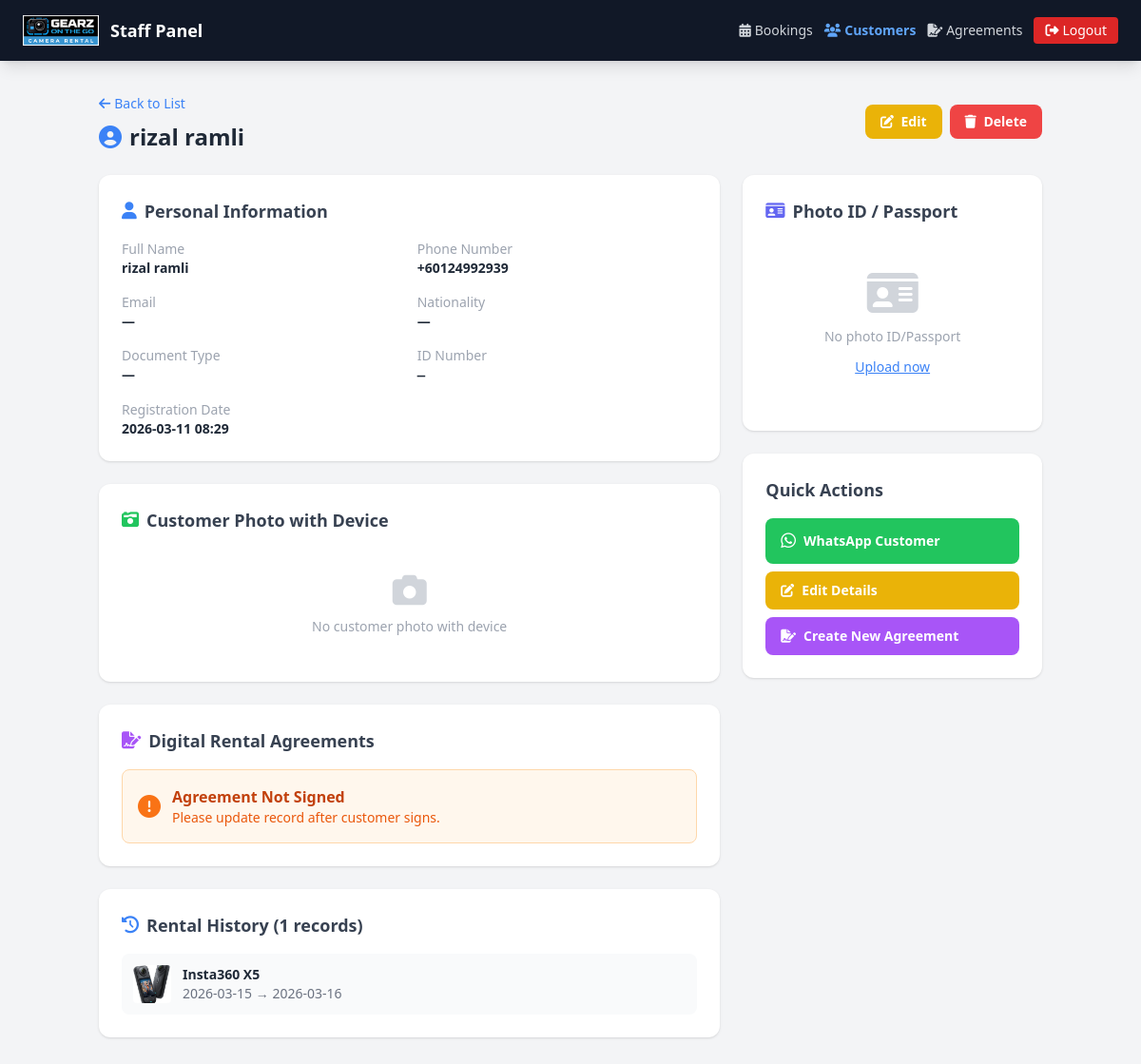
The page /staff/customers/2 (signed in) on the database its author committed.
### tables this page shows
CREATE TABLE customers (
        id              INTEGER PRIMARY KEY AUTOINCREMENT,
        full_name       TEXT NOT NULL,
        phone           TEXT NOT NULL,
        email           TEXT,
        nationality     TEXT,
        id_type         TEXT,
        id_number       TEXT,
        id_photo        TEXT,
        agreement_signed INTEGER DEFAULT 0,
        agreement_date  TEXT,
        notes           TEXT,
        created_at      TEXT DEFAULT CURRENT_TIMESTAMP
    );

CREATE TABLE bookings (
        id INTEGER PRIMARY KEY AUTOINCREMENT,
        camera_id TEXT NOT NULL,
        start_date TEXT NOT NULL,
        end_date TEXT NOT NULL,
        customer_name TEXT,
        customer_phone TEXT,
        notes TEXT,
        created_at TEXT DEFAULT CURRENT_TIMESTAMP
    , customer_id INTEGER REFERENCES customers(id), nationality TEXT, customer_photo TEXT, booking_mode TEXT, pickup_time TEXT, return_time TEXT, status TEXT DEFAULT 'confirmed', booking_ref TEXT, deposit_amount REAL DEFAULT 200, deposit_status TEXT DEFAULT 'unpaid', total_price REAL, price_per_day REAL, source TEXT DEFAULT 'staff', customer_email TEXT, customer_ic TEXT, unit_id INTEGER, return_reminder_sent INTEGER DEFAULT 0, actual_pickup_datetime TEXT, accessories_json TEXT, booking_type TEXT DEFAULT "ONLINE", payment_status TEXT DEFAULT "Paid Online", rental_status TEXT DEFAULT "Pending Pickup", pickup_confirmed_at TEXT, return_processed_at TEXT, checklist_json TEXT, return_reminder_24h_sent INTEGER DEFAULT 0, pickup_id_photo TEXT, pickup_equipment_photo TEXT, pickup_signature TEXT);

### app.py (the view)
@app.route('/staff/customers/<int:cust_id>')
@login_required
def customer_detail(cust_id):
    conn = get_db()
    customer = conn.execute("SELECT * FROM customers WHERE id = ?", (cust_id,)).fetchone()
    if not customer:
        conn.close()
        abort(404)
    bookings = conn.execute(
        "SELECT * FROM bookings WHERE customer_id = ? ORDER BY start_date DESC",
        (cust_id,)
    ).fetchall()
    customer_photos = []
    for b in bookings:
        if b['customer_photo']:
            customer_photos.append({
                'filename': b['customer_photo'],
                'camera': CAMERA_MAP.get(b['camera_id'], {}).get('name', b['camera_id']),
                'date': b['start_date']
            })
    cust_phone = customer['phone']
    agreements = []
    if cust_phone:
        agreements = conn.execute(
            "SELECT * FROM agreements WHERE customer_phone = ? ORDER BY signed_at DESC",
            (cust_phone,)
        ).fetchall()
    conn.close()
    return render_template('customer_detail.html', customer=customer, bookings=bookings,
                           customer_photos=customer_photos, agreements=agreements, camera_map=CAMERA_MAP)

### app.py (called while the page is built)
def get_db():
    conn = sqlite3.connect(DB_PATH, timeout=10)  # 10s timeout to avoid blocking
    conn.row_factory = sqlite3.Row
    conn.execute('PRAGMA journal_mode=WAL')  # WAL mode allows concurrent reads
    conn.execute('PRAGMA busy_timeout=5000')  # 5s busy timeout
    return conn

def login_required(f):
    @wraps(f)
    def decorated(*args, **kwargs):
        if not session.get('logged_in'):
            return redirect(url_for('staff_login'))
        return f(*args, **kwargs)
    return decorated

### templates/customer_detail.html (shortened to what this page needs)
<!DOCTYPE html>
<html lang="en">
<head>
<script src="https://cdn.tailwindcss.com"></script>
<link rel="stylesheet" href="https://cdnjs.cloudflare.com/ajax/libs/font-awesome/6.5.0/css/all.min.css"/>
</head>
<body class="bg-gray-100 min-h-screen">
<nav class="bg-gray-900 text-white px-6 py-4 flex items-center justify-between shadow-lg">
  <div class="flex items-center gap-3">
    <img src="/static/logo.png" alt="Logo" class="h-8" onerror="this.style.display='none'"/>
    <span class="font-bold text-lg">Staff Panel</span>
  </div>
  <div class="flex items-center gap-3">
    <a href="/staff" class="text-gray-300 hover:text-white text-sm"><i class="fas fa-calendar-alt mr-1"></i>Bookings</a>
    <a href="/staff/customers" class="text-blue-400 font-semibold text-sm"><i class="fas fa-users mr-1"></i>Customers</a>
    <a href="/staff/agreements" class="text-gray-300 hover:text-white text-sm"><i class="fas fa-file-signature mr-1"></i>Agreements</a>
    <a href="/staff/logout" class="bg-red-600 hover:bg-red-700 px-3 py-1 rounded text-sm"><i class="fas fa-sign-out-alt mr-1"></i>Logout</a>
  </div>
</nav>
<div class="max-w-5xl mx-auto px-4 py-8">
  <div class="mb-6 flex items-center justify-between flex-wrap gap-3">
    <div>
      <a href="/staff/customers" class="text-blue-500 hover:underline text-sm"><i class="fas fa-arrow-left mr-1"></i>Back to List</a>
      <h1 class="text-2xl font-bold text-gray-800 mt-2"><i class="fas fa-user-circle text-blue-500 mr-2"></i>{{ customer.full_name }}</h1>
    </div>
    <div class="flex gap-2">
      <a href="/staff/customers/{{ customer.id }}/edit" class="bg-yellow-500 hover:bg-yellow-600 text-white px-4 py-2 rounded-lg font-semibold text-sm">
        <i class="fas fa-edit mr-1"></i> Edit
      </a>
      <form method="POST" action="/staff/customers/{{ customer.id }}/delete" onsubmit="return confirm('Delete this customer record? This action cannot be undone.')">
        <button type="submit" class="bg-red-500 hover:bg-red-600 text-white px-4 py-2 rounded-lg font-semibold text-sm">
          <i class="fas fa-trash mr-1"></i> Delete
        </button>
      </form>
    </div>
  </div>
  <div class="grid grid-cols-1 lg:grid-cols-3 gap-6">
    <div class="lg:col-span-2 space-y-6">
      <div class="bg-white rounded-xl shadow p-6">
        <h2 class="font-bold text-gray-700 text-lg mb-4 flex items-center gap-2">
          <i class="fas fa-user text-blue-500"></i> Personal Information
        </h2>
        <div class="grid grid-cols-2 gap-4 text-sm">
          <div>
            <span class="text-gray-400 block">Full Name</span>
            <span class="font-semibold text-gray-800">{{ customer.full_name }}</span>
          </div>
          <div>
            <span class="text-gray-400 block">Phone Number</span>
            <span class="font-semibold text-gray-800">{{ customer.phone }}</span>
          </div>
          <div>
            <span class="text-gray-400 block">Email</span>
            <span class="font-semibold text-gray-800">{{ customer.email or '—' }}</span>
          </div>
          <div>
            <span class="text-gray-400 block">Nationality</span>
            <span class="font-semibold text-gray-800">{{ customer.nationality or '—' }}</span>
          </div>
          <div>
            <span class="text-gray-400 block">Document Type</span>
            <span class="font-semibold text-gray-800">{{ customer.id_type or '—' }}</span>
          </div>
          <div>
            <span class="text-gray-400 block">ID Number</span>
            <span class="font-semibold text-gray-800 font-mono">{{ customer.id_number or '—' }}</span>
          </div>
          <div class="col-span-2">
            <span class="text-gray-400 block">Registration Date</span>
            <span class="font-semibold text-gray-800">{{ customer.created_at[:16] if customer.created_at else '—' }}</span>
          </div>
        </div>
      </div>
      <div class="bg-white rounded-xl shadow p-6">
        <h2 class="font-bold text-gray-700 text-lg mb-4 flex items-center gap-2">
          <i class="fas fa-camera-retro text-green-500"></i> Customer Photo with Device
        </h2>
        {% if customer_photos %}
        <div class="grid grid-cols-1 sm:grid-cols-2 gap-4">
          {% for photo in customer_photos %}
          <div class="photo-card bg-gray-50 rounded-lg overflow-hidden border border-gray-200">
            <img src="/staff/uploads/{{ photo.filename }}" alt="Customer Photo"
              class="w-full h-48 object-cover cursor-pointer"
              onclick="openModal('/staff/uploads/{{ photo.filename }}')"/>
            <div class="p-3">
              <p class="text-sm font-semibold text-gray-700"><i class="fas fa-camera text-blue-400 mr-1"></i>{{ photo.camera }}</p>
              <p class="text-xs text-gray-400"><i class="fas fa-calendar mr-1"></i>{{ photo.date }}</p>
              <a href="/staff/uploads/{{ photo.filename }}" download class="mt-2 inline-flex items-center gap-1 text-blue-500 text-xs hover:underline">
                <i class="fas fa-download"></i> Download
              </a>
            </div>
          </div>
          {% endfor %}
        </div>
        {% else %}
        <div class="text-center py-6 text-gray-300">
          <i class="fas fa-camera text-4xl mb-2 block"></i>
          <p class="text-sm text-gray-400">No customer photo with device</p>
        </div>
        {% endif %}
      </div>
      <div class="bg-white rounded-xl shadow p-6">
        <h2 class="font-bold text-gray-700 text-lg mb-4 flex items-center gap-2">
          <i class="fas fa-file-signature text-purple-500"></i> Digital Rental Agreements
        </h2>
        {% if agreements %}
        <div class="space-y-3">
          {% for ag in agreements %}
          <a href="/staff/agreements/{{ ag.id }}" class="block bg-purple-50 hover:bg-purple-100 border border-purple-200 rounded-lg p-4 transition">
            <div class="flex items-center justify-between">
              <div>
                <p class="font-semibold text-purple-700"><i class="fas fa-file-contract mr-1"></i>{{ ag.equipment }}</p>
                <p class="text-sm text-purple-500">{{ ag.pickup_date }} → {{ ag.return_date }}</p>
                <p class="text-xs text-gray-500 mt-1">Deposit: RM{{ ag.deposit }} | Signed: {{ ag.signed_at }}</p>
              </div>
              <div class="flex items-center gap-2">
                <span class="bg-green-100 text-green-700 px-3 py-1 rounded-full text-xs font-bold">
                  <i class="fas fa-check mr-1"></i>Signed
                </span>
                <i class="fas fa-chevron-right text-purple-300"></i>
              </div>
            </div>
          </a>
          {% endfor %}
        </div>
        {% else %}
        <div class="flex items-center gap-3 bg-orange-50 border border-orange-200 rounded-lg p-4">
          <i class="fas fa-exclamation-circle text-orange-500 text-2xl"></i>
          <div>
            <p class="font-bold text-orange-700">Agreement Not Signed</p>
            <p class="text-orange-600 text-sm">Please update record after customer signs.</p>
          </div>
        </div>
        {% endif %}
      </div>
      <div class="bg-white rounded-xl shadow p-6">
        <h2 class="font-bold text-gray-700 text-lg mb-4 flex items-center gap-2">
          <i class="fas fa-history text-blue-500"></i> Rental History ({{ bookings|length }} records)
        </h2>
        {% if bookings %}
        <div class="space-y-3">
          {% for b in bookings %}
          <div class="flex items-center gap-3 bg-gray-50 rounded-lg p-3 text-sm">
            {% set cam = camera_map.get(b['camera_id'], {}) %}
            {% if cam.get('image') %}
            <img src="/static/{{ cam['image'] }}" class="w-10 h-10 rounded object-cover" alt=""/>
            {% else %}
            <i class="fas fa-camera text-blue-400 text-lg"></i>
            {% endif %}
            <div class="flex-1">
              <p class="font-semibold text-gray-800">{{ cam.get('name', b['camera_id']) }}</p>
              <p class="text-gray-500">{{ b['start_date'] }} → {{ b['end_date'] }}</p>
            </div>
          </div>
          {% endfor %}
        </div>
        {% else %}
        <p class="text-gray-400 text-sm">No rental records for this customer.</p>
        {% endif %}
      </div>
    </div>
    <div class="space-y-6">
      <div class="bg-white rounded-xl shadow p-6">
        <h2 class="font-bold text-gray-700 text-lg mb-4 flex items-center gap-2">
          <i class="fas fa-id-card text-indigo-500"></i> Photo ID / Passport
        </h2>
        {% if customer.id_photo %}
        <div class="text-center">
          <img src="/staff/uploads/{{ customer.id_photo }}" alt="ID Photo"
            class="w-full rounded-lg shadow border border-gray-200 cursor-pointer"
            onclick="openModal('/staff/uploads/{{ customer.id_photo }}')"/>
          <p class="text-xs text-gray-400 mt-2">Click image to enlarge</p>
          <a href="/staff/uploads/{{ customer.id_photo }}" download class="mt-3 inline-flex items-center gap-2 bg-blue-100 hover:bg-blue-200 text-blue-700 px-4 py-2 rounded-lg text-sm font-semibold">
            <i class="fas fa-download"></i> Download
          </a>
        </div>
        {% else %}
        <div class="text-center py-8 text-gray-300">
          <i class="fas fa-id-card text-5xl mb-3 block"></i>
          <p class="text-sm text-gray-400">No photo ID/Passport</p>
          <a href="/staff/customers/{{ customer.id }}/edit" class="mt-3 inline-block text-blue-500 text-sm underline">Upload now</a>
        </div>
        {% endif %}
      </div>
      <div class="bg-white rounded-xl shadow p-6">
        <h2 class="font-bold text-gray-700 text-lg mb-4">Quick Actions</h2>
        <div class="space-y-2">
          <a href="https://wa.me/6{{ customer.phone|replace('+','') }}" target="_blank"
            class="flex items-center gap-2 bg-green-500 hover:bg-green-600 text-white px-4 py-2.5 rounded-lg text-sm font-semibold w-full">
            <i class="fab fa-whatsapp text-lg"></i> WhatsApp Customer
          </a>
          <a href="/staff/customers/{{ customer.id }}/edit"
            class="flex items-center gap-2 bg-yellow-500 hover:bg-yellow-600 text-white px-4 py-2.5 rounded-lg text-sm font-semibold w-full">
            <i class="fas fa-edit"></i> Edit Details
          </a>
          <a href="/staff/agreements/new?name={{ customer.full_name }}&phone={{ customer.phone }}"
            class="flex items-center gap-2 bg-purple-500 hover:bg-purple-600 text-white px-4 py-2.5 rounded-lg text-sm font-semibold w-full">
            <i class="fas fa-file-signature"></i> Create New Agreement
          </a>
        </div>
      </div>
    </div>
  </div>
</div>
</body>
</html>

### rows shown on the page
customers: full_name "rizal ramli", phone "+60124992939", email "—", id_number "—", created_at "2026-03-11 08:29"
bookings: get "Insta360 X5", start_date "2026-03-15", end_date "2026-03-16"

### other values the page prints
{{ customer.nationality or '—' }} "—"
{{ customer.id_type or '—' }} "—"
{{ bookings|length }} "1"
